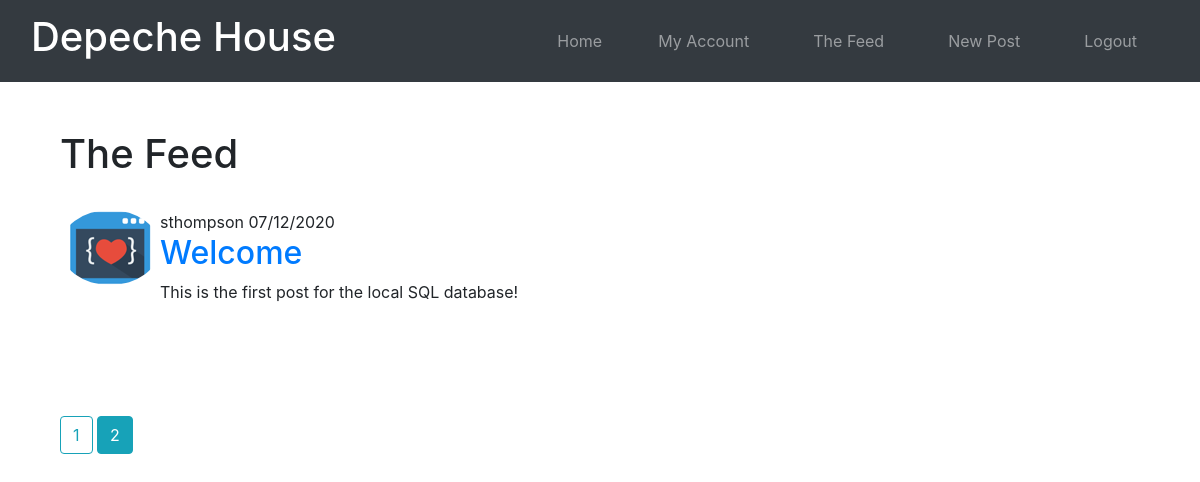
Page /home?page=2 (signed in) on the committed database.
### depeche_house/models.py (models this page shows, shortened)
class Post(db.Model):
    id = db.Column(db.Integer, primary_key=True)
    title = db.Column(db.String(100), nullable=False)
    date_posted = db.Column(db.DateTime, nullable=False, default=datetime.utcnow)
    content = db.Column(db.Text, nullable=False)
    user_id = db.Column(db.Integer, db.ForeignKey('user.id'), nullable=False)

class User(UserMixin, db.Model):
    id = db.Column(db.Integer, primary_key=True)
    username = db.Column(db.String(10), index=True, unique=True, nullable=False)
    email = db.Column(db.String(120), unique=True, index=True, nullable=False)
    password_hash = db.Column(db.String(128), nullable=False)
    joined_at = db.Column(db.DateTime(), default=datetime.utcnow, index=True, nullable=False)
    profile_pic = db.Column(db.String(40), default='default.jpg')
    posts = db.relationship('Post', backref='author', lazy=True)

### depeche_house/routes.py (the view)
@app.route('/home')
@login_required
def home():
    page = request.args.get('page', 1, type=int)
    posts = Post.query.order_by(Post.date_posted.desc()).paginate(page=page, per_page=5)
    return render_template('home.html', posts=posts)

### depeche_house/routes.py (called while the page is built)
@login_manager.user_loader
def load_user(user_id):
    return User.query.get(int(user_id))

### depeche_house/templates/home.html (shortened to what this page needs)
{% extends "base.html" %}
{% block content %}
<br>
<br>
<h1>The Feed</h1>
<br>
{% for post in posts.items %}
    <article class="media content-section">
        <img class="rounded-circle article-img" src="{{ url_for('static', filename='profile_pics/' + post.author.profile_pic) }}">
            <div class="media-body">
                <div class="article-metadata">
                    {{ post.author.username }}
                    {{ post.date_posted.strftime('%d/%m/%Y') }}
                </div>
                <h2><a class="article-title" href="{{ url_for('post', post_id=post.id) }}">{{ post.title }}</a></h2>
                <p class="article-content">{{ post.content }}</p>
            </div>
        </article>
        <br>
        <br>
        <br>
        <br>
{% endfor %}
{% for page_num in posts.iter_pages(left_edge=1, right_edge=1, left_current=1, right_current=2) %}
    {% if page_num %}
        {% if posts.page == page_num %}
        <a class="btn btn-info mb-4" href="{{ url_for('home', page=page_num) }}">{{ page_num }}</a>
        {% else %}
        <a class="btn btn-outline-info mb-4" href="{{ url_for('home', page=page_num) }}">{{ page_num }}</a>
        {% endif %}
    {% endif %}
{% endfor %}
{% endblock %}

### depeche_house/static/style.css (style rules this page uses)
body { width: 100%; height: 100% }

### rows in the picture
Post: profile_pic (picture), author.username "sthompson", date_posted "07/12/2020", title "Welcome", content "This is the first post for the local SQL database!"

### other values in the picture
{{ page_num }} "1"
{{ page_num }} "2"
